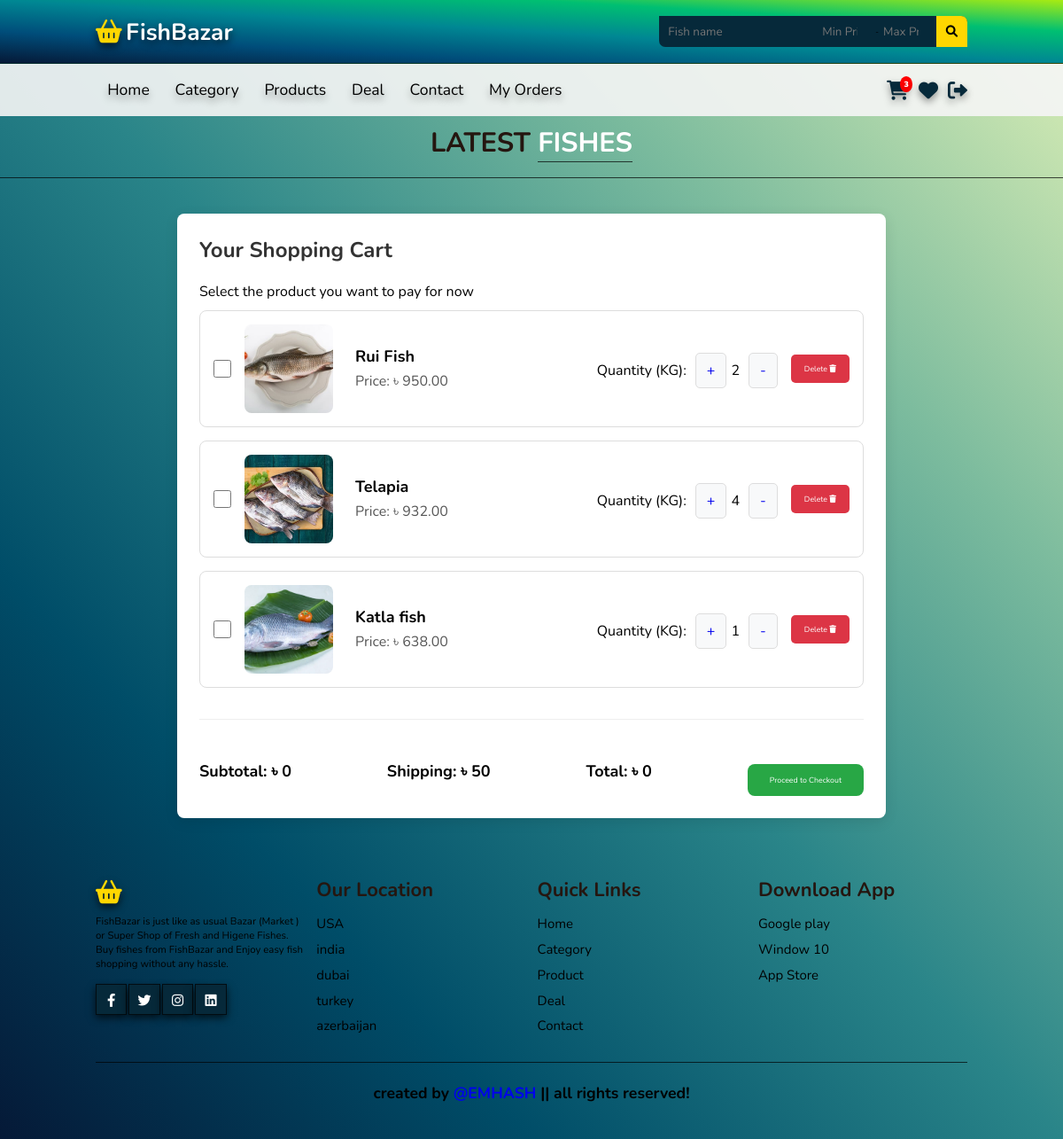
Before: /cart/ (signed in) with the older database file.
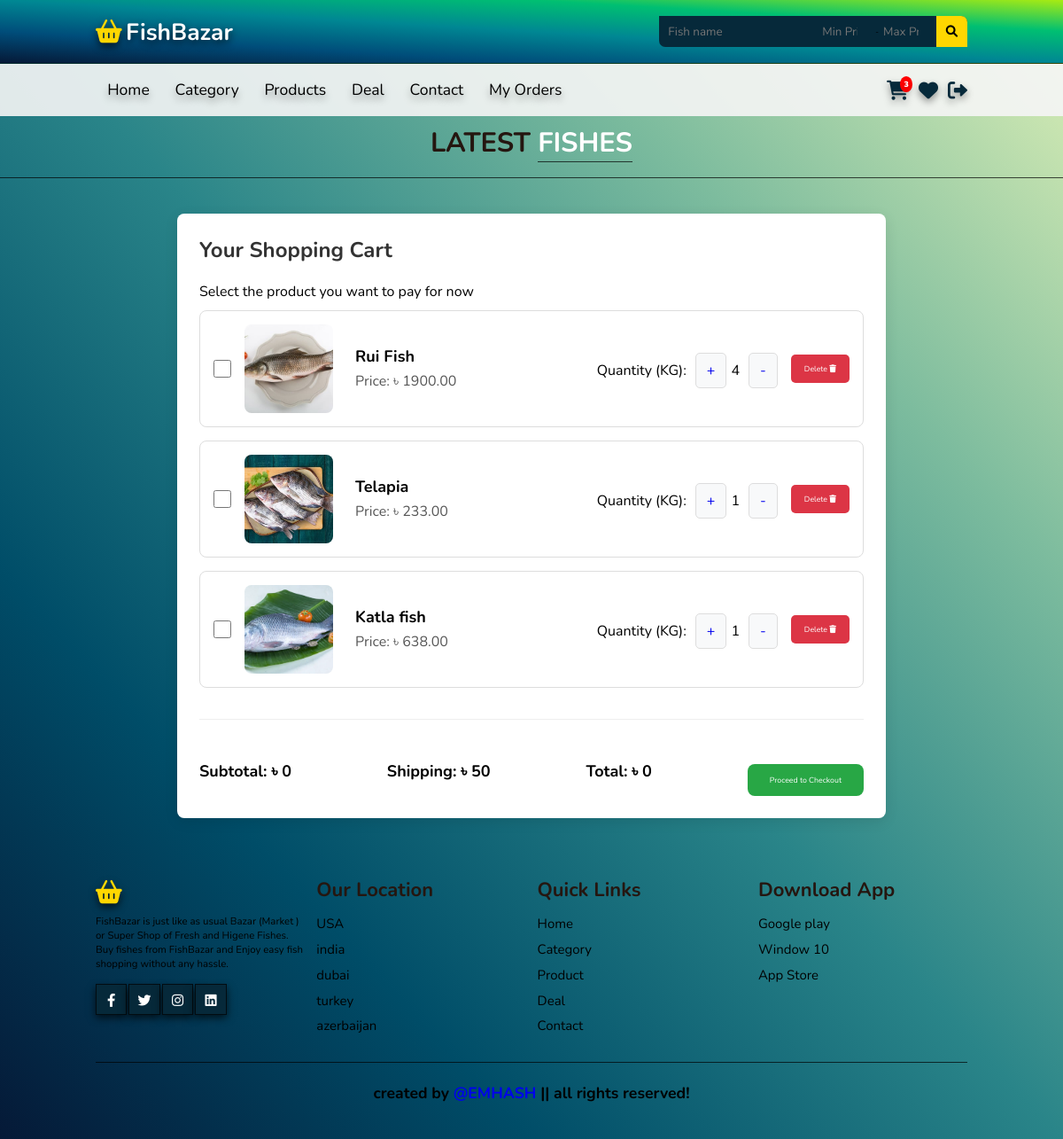
After: the same page with the newer database file.
### users/models.py (models this page shows, shortened)
class User(AbstractBaseUser, PermissionsMixin):
    email = models.EmailField(unique=True, null=False)
    is_staff = models.BooleanField(
        gettext_lazy('I am staff'),
        default=False,
    help_text = gettext_lazy('If the user is admin stuff of this site then can see admin panel')
    )
    is_active = models.BooleanField(
        gettext_lazy('account active'),
        default=True,
        help_text=gettext_lazy('A user should be treated as active. Admin can unselect this instead of deleting accounts')
    )
    ROLE_CHOICES = (
        ('admin', 'Admin'),
        ('customer', 'Customer'),
    )
    role = models.CharField(
        max_length=20,
        choices=ROLE_CHOICES,
        default='admin',
    )
    USERNAME_FIELD = 'email'
    objects = MyCustomManager()

class CommonBaseModel(models.Model):
    uid = models.UUIDField(primary_key=True, default= uuid.uuid4, editable=False)
    created_at = models.DateTimeField(auto_now_add=True)
    updated_at = models.DateTimeField(auto_now=True)
    class Meta:
        abstract = True

class Profile(CommonBaseModel):
    user = models.OneToOneField(User, on_delete=models.CASCADE, related_name='profile')
    name= models.CharField( max_length=250)
    age = models.DateField(auto_now=False, auto_now_add=False, null=True)
    image = models.ImageField(upload_to="UserImages",default="default.jpg")
    details_filled = models.BooleanField(default=False)

### market/models.py (models this page shows, shortened)
class CommonBaseModel(models.Model):
    uid = models.UUIDField(primary_key=True, default= uuid.uuid4, editable=False)
    created_at = models.DateTimeField(auto_now_add=True)
    updated_at = models.DateTimeField(auto_now=True)
    class Meta:
        abstract = True

class CartItem(CommonBaseModel):
    user = models.ForeignKey(Profile, on_delete=models.CASCADE)
    fish = models.ForeignKey(Fish, on_delete=models.CASCADE)
    quantity = models.IntegerField(default=1)
    purchased = models.BooleanField(default=False)
    def subtotal(self):
        return self.fish.discounted_price() * self.quantity

class Fish(CommonBaseModel):
    name = models.CharField(max_length=100)
    image = models.ImageField(upload_to="Fishes")
    price = models.DecimalField(max_digits=10, decimal_places=2)
    category = models.ForeignKey(Category, on_delete=models.CASCADE)
    discount = models.DecimalField(max_digits=5, decimal_places=2, blank=True, null=True)
    def discounted_price(self):
        if self.discount:
            return self.price - self.discount
        else:
            return self.price

class Order(CommonBaseModel):
    user = models.ForeignKey(Profile, on_delete=models.CASCADE)
    ordered_items = models.ManyToManyField(CartItem)
    payment = models.BooleanField(default=False)
    payment_id = models.CharField( max_length=300, null=True,blank=True)
    order_id = models.UUIDField(default= uuid.uuid4)
    def get_total(self):
        total = 0
        for item in self.ordered_items.all():
            total += item.subtotal()
        return total

### market/views.py (the view, shortened to what this page needs)
# urls.py: path("cart/", views.cart, name="cart" ),
@login_required()
def cart(request):
    profile = request.user.profile # as it is one to one field
    cart_items = None
    if Order.objects.filter(user = request.user.profile, payment=False).exists():
        cart_items = CartItem.objects.filter(user = profile, purchased = False)
        ordered = Order.objects.filter(user = profile, payment = False)[0]
        context ={
            "cart":cart_items,
            "orders":ordered,
        }
        return render(request, "frontend/cart.html", context)
    else:
        print("You have no order.")
    return redirect("homepage")

### market/templatetags/common.py (called while the page is built)
@register.filter
def cart_data(profile):
    if profile:
        if Order.objects.filter(user = profile, payment=False).exists():
            carts = CartItem.objects.filter(user=profile, purchased = False)
        else:
            carts=None
        if carts:
            item = carts.count()
            return item
        else:
            return 0
    else:
        return 0

### templates/frontend/cart.html (shortened to what this page needs)
{% extends "frontend/base/base.html" %}
{% load static %}
{% block css %}
<link rel="stylesheet" href="{% static "css/cart.css" %}">
{% endblock css %}
{% block content %}
<h1 class="heading">latest <span>Fishes</span></h1>
<div class="cart-container">
  <h2 class="cart-title">Your Shopping Cart</h2>
  <div class="cart-items-wrapper">
    <div class="slect-product">
      <p>Select the product you want to pay for now</p>
    </div>
    <form id="FormId" method="POST" novalidate>
      {% for the_item in cart %}
      <div class="cart-item">
        <input type="checkbox" name="selected_items" value="{{ the_item.uid }}" id="id-{{ the_item.uid }}" class="cart-item-select">
        <img src="{{ the_item.fish.image.url }}" alt="Fish Image" class="cart-item-image">
        <div class="cart-item-details">
          <h3 class="cart-item-name">{{ the_item.fish.name }}</h3>
          <p class="cart-item-price">Price: <span class="item-price">&#2547; {{ the_item.subtotal }}</span></p>
        </div>
        <div class="quantiy">
          <p class="cart-item-quantity"> Quantity (KG):
            <a href="{% url 'cart_plus' the_item.uid %}" class="plus">+</a>
            {{ the_item.quantity }}
            <a href="{% url 'cart_minus' the_item.uid %}" class="minus">-</a>
          </p>
        </div>
        <a href="{% url 'delete_cart_product' the_item.uid %}" class="delete">Delete <i class="fas fa-trash"></i></a>
      </div>
      {% endfor %}
    </form>
  </div>
  <div class="cart-totals-wrapper">
    <div class="cart-subtotal">
      <span class="subtotal-label">Subtotal: &#2547; {{ orders.get_total }}</span>
    </div>
    <div class="cart-shipping-cost">
      <span class="shipping-cost-label">Shipping: &#2547; 50</span>
    </div>
    <div class="cart-total">
      <span class="total-label">Total: &#2547; {{ orders.get_total }}</span>
    </div>
    <a id="buttonId" class="cart-checkout-btn">Proceed to Checkout</a>
  </div>
</div>
{% endblock content %}

### templates/frontend/base/base.html (shortened to what this page needs)
{% load common %}
{% load static %}
<!DOCTYPE html>
<html lang="en">
  <head>
    <link rel="stylesheet" href="https://cdnjs.cloudflare.com/ajax/libs/font-awesome/6.0.0-beta3/css/all.min.css">
    <link rel="stylesheet" href="{% static "css/style.css" %}">
    <link rel="stylesheet" href="{% static "css/alert.css" %}">
    {% block css %}{% endblock css %}
  </head>
  <body>
    <header>
      <div class="header1">
        <a href="#" class="logo"><i class="fas fa-shopping-basket"></i>FishBazar</a>
        <form action="/products/?" >
          <div class="search-local">
            <input class="input1" name = "name" type="text" placeholder="Fish name">
            <input class="input2"  type="number" name="price_min"  placeholder="Min Price"><span>-</span>
            <input class="input2" type="number" name="price_max" placeholder="Max Price">
            <button type="submit">
              <i class="fas fa-search"> </i>
            </button>
          </div>
        </form>
      </div>
      <div class="header2">
        <nav class="navbar">
          <a href="{% url "homepage" %}">Home</a>
          <a href="#category">Category</a>
          <a href="{% url "products" %}">Products</a>
          <a href="#deal">Deal</a>
          <a href="#contact">Contact</a>
          <a href="{% url "my_orders" %}">My Orders</a>
        </nav>
        <div class="icons">
          {% if user.is_authenticated %}
          <a href="{% url "cart" %}" class="fas fa-shopping-cart"><span>{{ request.user.profile | cart_data }}</span></a>
          <a href="#" class="fas fa-heart">{% if fav_item %}<span>{{fav_item}}</span>{% endif %}</a>
          <a href="{% url "logout_view" %}" class="fas fa-sign-out-alt"></a>
          {% else %}
          <a href="{% url "cart" %}" class="fas fa-shopping-cart"><span></span></a>
          <a href="#" class="fas fa-heart">{% if fav_item %}<span>{{fav_item}}</span>{% endif %}</a>
          <a href="{% url "loginpage" %}" class="fas fa-user-circle"></a>
          {% endif %}
        </div>
      </div>
    </header>
    {% block content %}{% endblock content %}
    <section class="footer">
      <div class="box-container">
        <div class="box">
          <a href="" class="logo"><i class="fas fa-shopping-basket"></i></a>
          <p>
            FishBazar is just like as usual Bazar (Market ) or Super Shop of Fresh and Higene Fishes.
            Buy fishes from FishBazar and Enjoy easy fish shopping without any hassle.
          </p>
          <div class="share">
            <a href="#" class="btn fab fa-facebook-f"></a>
            <a href="#" class="btn fab fa-twitter"></a>
            <a href="#" class="btn fab fa-instagram"></a>
            <a href="#" class="btn fab fa-linkedin"></a>
          </div>
        </div>
        <div class="box">
          <h3>Our Location</h3>
          <div class="links">
            <a href="#">USA</a>
            <a href="#">india</a>
            <a href="#">dubai</a>
            <a href="#">turkey</a>
            <a href="#">azerbaijan</a>
          </div>
        </div>
        <div class="box">
          <h3>Quick Links</h3>
          <div class="links">
            <a href="#">Home</a>
            <a href="#">Category</a>
            <a href="#">Product</a>
            <a href="#">Deal</a>
            <a href="#">Contact</a>
          </div>
        </div>
        <div class="box">
          <h3>Download App</h3>
          <div class="links">
            <a href="#">Google play</a>
            <a href="#">Window 10</a>
            <a href="#">App Store</a>
          </div>
        </div>
      </div>
      <h1 class="credit"> created by <a class="nav-link" href="https://ashiq.my.id/"> @EMHASH </a> || all rights reserved! </h1>
    </section>
  </body>
</html>

### static/css/style.css (style rules this page uses)
:root { --green:#c4f3d8; --black:#251610; --darkgreen:#06293a; }
body { background: var(--green); background-image: linear-gradient(to right top, #051937, #004d68, #2a8589, #7dbc9e, #def0b6); }
* { font-family: 'Nunito', sans-serif; margin: 0; padding: 0; box-sizing: border-box; outline: none; border: none; text-decoration: none; transition: all .2s linear; }
html { font-size: 62.5%; overflow-x: hidden; scroll-padding-top: 6.5rem; scroll-behavior: smooth; }
section { padding: 2rem 9%; }
.search-local { background-color: var(--darkgreen); padding-left: 10px; border-bottom-left-radius: 7px; border-top-right-radius: 7.5px; display: flex; height: 35px; align-items: center; }
.search-local input { color: #fff; background-color: var(--darkgreen); height: 20px; }
.search-local button { background-color: gold; border-top-right-radius: 7px; height: 35px; width: 35px; cursor: pointer; }
.search-local input[type="number"] { width: 55px; height: 20px; margin: 5px; }
.btn { display:inline-block; margin-top:1rem; background: var(--darkgreen); color: #fff; padding: .8rem 3rem; font-size:1.7rem; text-align:center; cursor: pointer; box-shadow: 0 0.5rem 1rem rgba(0,0,0,0.7); border:0.1rem solid rgba(0,0,0,0.7); }
.heading { text-align: center; color: var(--black); text-transform: uppercase; padding:1rem; font-size: 3.5rem; padding-bottom:2rem; border-bottom: 0.1rem solid rgba(0,0,0,0.7); }
.heading span { color: #ffffff; text-transform: uppercase; border-bottom: 0.1rem solid rgba(0,0,0,0.7); }
.header1 { background-image: linear-gradient(to right top, #051937, #004d7a, #008793, #00bf72, #a8eb12); display:flex; align-items: center; justify-content: space-between; padding:2rem 9%; border-bottom: 0.1rem solid rgba(0,0,0,0.7); }
.logo { color: #ffffff; font-weight: bold; font-size: 3rem; text-shadow: 0 0.5rem 1rem rgba(0, 0, 0, 0.7); }
.logo i { padding-right: .5rem; color: gold; text-shadow: 0 0.5rem 1rem rgba(0, 0, 0, 0.7); }
.header2 { background:rgba(245, 245, 245, 0.904); display: flex; align-items: center; justify-content:space-between; padding:2rem 9%; position: relative; }
.header2 .navbar a { padding:.5rem 1.5rem; font-size: 2rem; border-radius: .5rem; color: black; text-shadow: 0 0.5rem 1rem rgba(0, 0, 0, 0.4); }
.header2 .icons { position: relative; }
.header2 .icons a { font-size: 2.5rem; color: var(--darkgreen); padding-left: 1rem; text-shadow: 0 0.5rem 1rem rgba(0, 0, 0, 0.4); position: relative; }
.header2 .icons span { position: absolute; top: -0.5rem; right: -0.5rem; background-color: red; color: white; border-radius: 50%; padding: 0.5rem; font-size: 1rem; }
.footer .box-container { display: flex; gap:1.5rem; flex-wrap: wrap; }
.footer .box-container .box { padding:1rem 0; flex: 1 1 25rem; }
.footer .box-container .box .share a { padding: 0; height:4rem; width: 4rem; line-height: 4rem; text-align: center; }
.footer .box-container .box h3 { font-size: 2.5rem; color: var(--black); }
.footer .box-container .box p { font-size: 1.3rem; color:#000; padding: .7rem 0; }
.footer .box-container .box .links { padding: 1rem 0; }
.footer .box-container .box .links a { display:block; padding: .5rem 0; font-size: 1.7rem; color: #000; }
.footer .credit { padding: 2.5rem 1rem; border-top:.1rem solid rgba(0,0,0,0.7); margin-top: 1rem; text-align:center; font-size: 2rem; }
@media (max-width:1200px) { html { font-size: 55%; } }

Changed rows visible on the page:
changed CartItem "Rui Fish": subtotal "950.00" → "1900.00"; quantity "2" → "4"
changed CartItem "Telapia": subtotal "932.00" → "233.00"; quantity "4" → "1"
